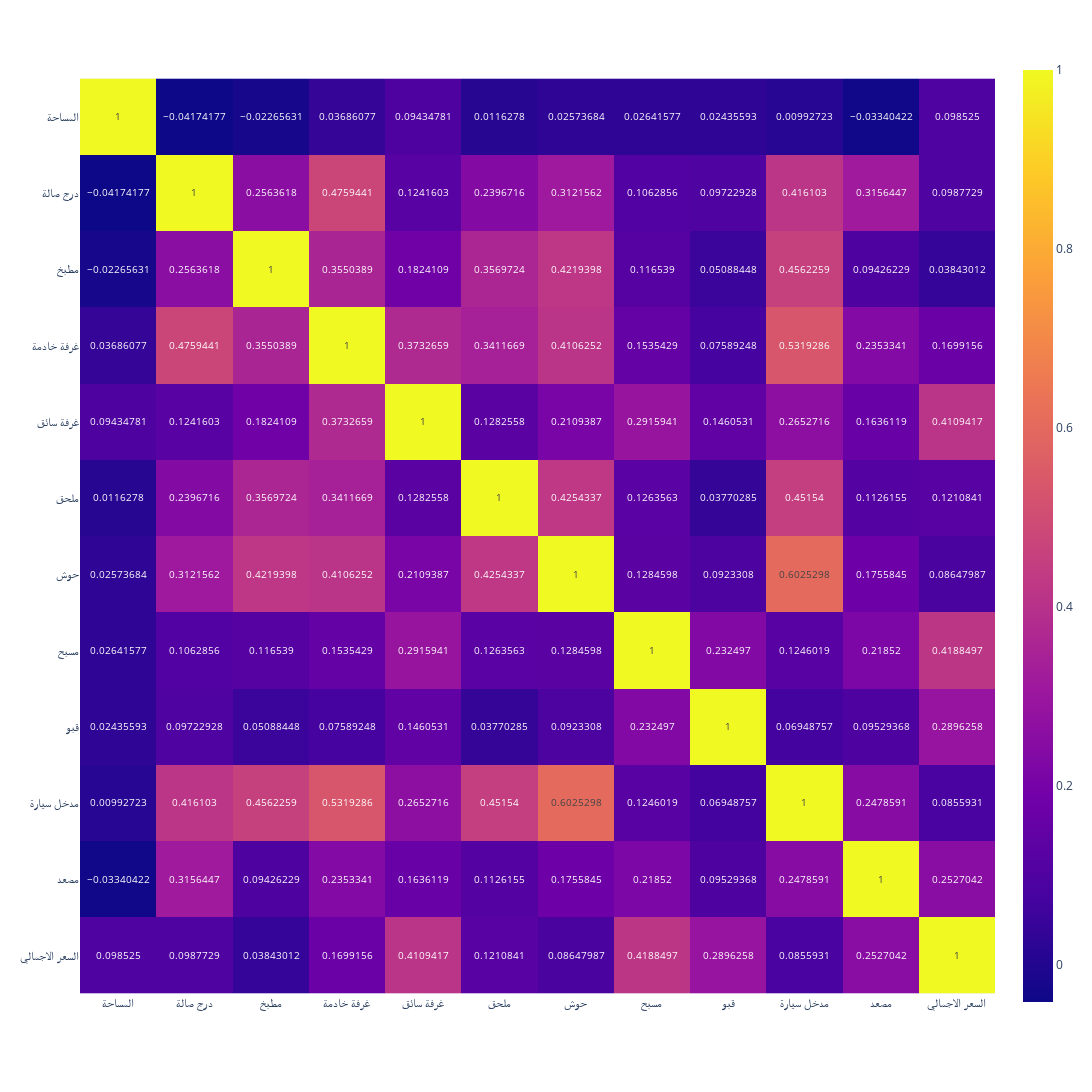

The code cell stored with this chart in its notebook:
### Markdown cell above
We could also use a correlation matrix to get more specific information about the relationship between these two variables.

### Code cell
fig = px.imshow(villas.corr(numeric_only=True)
, text_auto=True  ,width=1100,height=1100)
fig.show()

### Figure 1 — Plotly figure (JSON) as saved in the notebook; plotly's stock layout.template omitted (floating-point values rounded to 4 significant figures; data arrays with more than 128 entries replaced by an {"elided": "..."} marker saying what was removed)
{"data": [{"coloraxis": "coloraxis", "hovertemplate": "x: %{x}<br>y: %{y}<br>color: %{z}<extra></extra>", "name": "0", "texttemplate": "%{z}", "type": "heatmap", "x": ["المساحة", "درج صالة", "مطبخ", "غرفة خادمة", "غرفة سائق", "ملحق", "حوش", "مسبح", "قبو", "مدخل سيارة", "مصعد", "السعر الاجمالي"], "xaxis": "x", "y": ["المساحة", "درج صالة", "مطبخ", "غرفة خادمة", "غرفة سائق", "ملحق", "حوش", "مسبح", "قبو", "مدخل سيارة", "مصعد", "السعر الاجمالي"], "yaxis": "y", "z": {"elided": "12x12 float values"}}], "layout": {"coloraxis": {"colorscale": [[0, "#0d0887"], [0.1111, "#46039f"], [0.2222, "#7201a8"], [0.3333, "#9c179e"], [0.4444, "#bd3786"], [0.5556, "#d8576b"], [0.6667, "#ed7953"], [0.7778, "#fb9f3a"], [0.8889, "#fdca26"], [1, "#f0f921"]]}, "height": 1100, "margin": {"t": 60}, "width": 1100, "xaxis": {"anchor": "y", "constrain": "domain", "domain": [0, 1], "scaleanchor": "y"}, "yaxis": {"anchor": "x", "autorange": "reversed", "constrain": "domain", "domain": [0, 1]}}}
